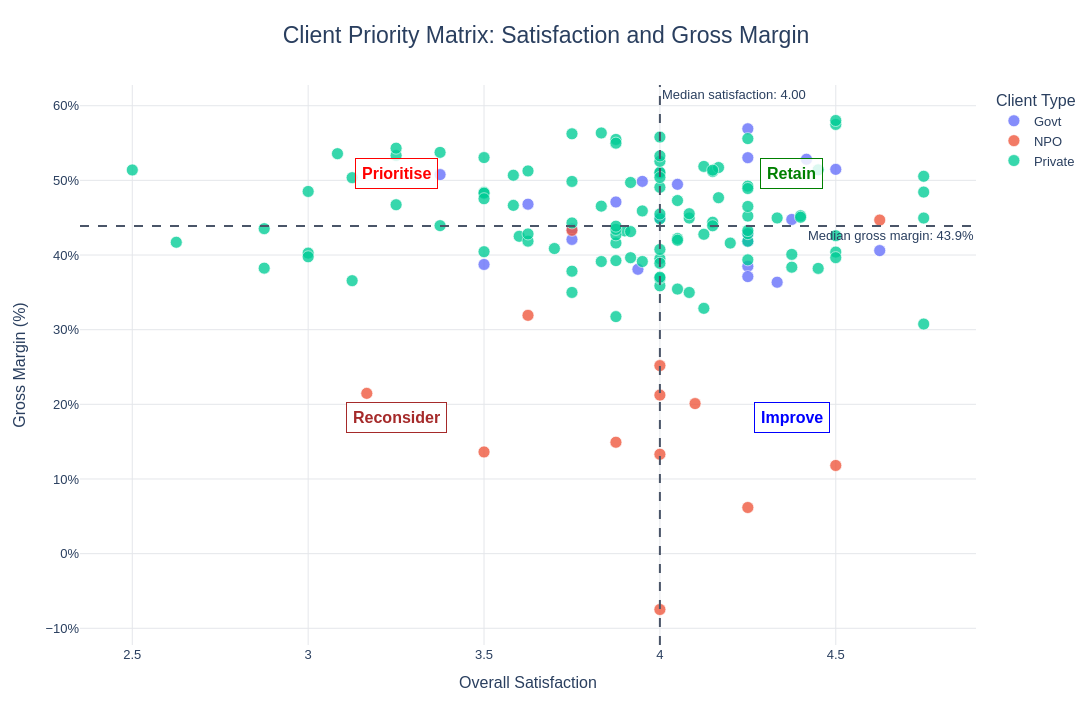

Notebook source saved alongside this figure:
### Markdown cell above
## Client Priority Matrix

Classify each client by profitability and satisfaction to identify where account-management effort should be directed.

The chart aggregates the available records to one point per client. Overall Satisfaction is the mean of the four service ratings, while Gross Margin is calculated as total Gross Profit divided by total Revenue. Median reference lines create four action-oriented quadrants:

- **Prioritise** — below-median satisfaction and above-median gross margin
- **Retain** — above-median satisfaction and above-median gross margin
- **Improve** — above-median satisfaction and below-median gross margin
- **Reconsider** — below-median satisfaction and below-median gross margin

### Code cell
from IPython.display import Markdown, display

# Aggregate repeated yearly records so that each marker represents one client.
client_summary = (
    plot_df.groupby("CLIENT ID", as_index=False)
    .agg(
        {
            "TYPE": "first",
            "Overall Satisfaction": "mean",
            "REVENUE": "sum",
            "Gross Profit": "sum",
            "NPS RATING": "mean",
        }
    )
    .rename(columns={"TYPE": "Client Type"})
)

# Recalculate margin from client-level totals so large and small annual records are weighted correctly.
client_summary["Gross Margin"] = client_summary["Gross Profit"] / client_summary["REVENUE"] * 100
client_summary["NPS Category"] = np.select([client_summary["NPS RATING"] >= 9,client_summary["NPS RATING"] >= 7,],["Promoter", "Passive"],default="Detractor")

median_satisfaction = client_summary["Overall Satisfaction"].median()
median_gross_margin = client_summary["Gross Margin"].median()

priority_conditions = [
    (client_summary["Overall Satisfaction"] < median_satisfaction)
    & (client_summary["Gross Margin"] >= median_gross_margin),
    (client_summary["Overall Satisfaction"] >= median_satisfaction)
    & (client_summary["Gross Margin"] >= median_gross_margin),
    (client_summary["Overall Satisfaction"] >= median_satisfaction)
    & (client_summary["Gross Margin"] < median_gross_margin),
]
client_summary["Priority Group"] = np.select(priority_conditions, ["Prioritise", "Retain", "Improve"], default="Reconsider")

priority_order = ["Prioritise", "Retain", "Improve", "Reconsider"]
priority_summary = (
client_summary.groupby("Priority Group", observed=True)
    .agg(
        Clients=("CLIENT ID", "nunique"),
        Revenue=("REVENUE", "sum"),
        Gross_Profit=("Gross Profit", "sum"),
        Average_Gross_Margin=("Gross Margin", "mean"),
    )
    .reindex(priority_order, fill_value=0)
)

hover_fields = [
    "CLIENT ID",
    "Client Type",
    "REVENUE",
    "Gross Profit",
    "Gross Margin",
    "Overall Satisfaction",
    "NPS Category",
    "Priority Group",
]

fig = px.scatter(
    client_summary,
    x="Overall Satisfaction",
    y="Gross Margin",
    color="Client Type",
    custom_data=hover_fields,
    template="plotly_white",
    title="Client Priority Matrix: Satisfaction and Gross Margin",
)

for trace in fig.data:
    trace.update(
        marker={"size": 12, "opacity": 0.78, "line": {"width": 0.7, "color": "white"}},
        hovertemplate=(
            "<b>Client ID:</b> %{customdata[0]}<br>"
            "<b>Client Type:</b> %{customdata[1]}<br>"
            "<b>Revenue:</b> $%{customdata[2]:,.0f}<br>"
            "<b>Gross Profit:</b> $%{customdata[3]:,.0f}<br>"
            "<b>Gross Margin:</b> %{customdata[4]:.1f}%<br>"
            "<b>Overall Satisfaction:</b> %{customdata[5]:.2f}<br>"
            "<b>NPS Category:</b> %{customdata[6]}<br>"
            "<b>Priority Group:</b> %{customdata[7]}<extra></extra>"
        ),
    )

fig.add_vline(
    x=median_satisfaction,
    line_dash="dash",
    line_color="#4A5568",
    annotation_text=f"Median satisfaction: {median_satisfaction:.2f}",
    annotation_position="top right",
)
fig.add_hline(
    y=median_gross_margin,
    line_dash="dash",
    line_color="#4A5568",
    annotation_text=f"Median gross margin: {median_gross_margin:.1f}%",
    annotation_position="bottom right",
)

x_min, x_max = client_summary["Overall Satisfaction"].min(), client_summary["Overall Satisfaction"].max()
y_min, y_max = client_summary["Gross Margin"].min(), client_summary["Gross Margin"].max()
quadrant_labels = [
    ("Prioritise", (x_min + median_satisfaction) / 2, (median_gross_margin + y_max) / 2, "red"),
    ("Retain", (median_satisfaction + x_max) / 2, (median_gross_margin + y_max) / 2, "green"),
    ("Reconsider", (x_min + median_satisfaction) / 2, (y_min + median_gross_margin) / 2, "brown"),
    ("Improve", (median_satisfaction + x_max) / 2, (y_min + median_gross_margin) / 2, "blue"),
]
for label, x_position, y_position, colour in quadrant_labels:
    fig.add_annotation(
        x=x_position,
        y=y_position,
        text=f"<b>{label}</b>",
        showarrow=False,
        font={"size": 16, "color": colour},
        bgcolor="rgba(255, 255, 255, 0.82)",
        bordercolor=colour,
        borderwidth=1,
        borderpad=6,
    )

fig.update_layout(
    title={"x": 0.5, "xanchor": "center", "font": {"size": 23}},
    xaxis_title="Overall Satisfaction",
    yaxis_title="Gross Margin (%)",
    legend_title="Client Type",
    hoverlabel={"bgcolor": "white", "font_size": 13, "font_family": "Arial"},
    font={"family": "Arial", "size": 13},
    width=1150,
    height=720,
    margin={"l": 80, "r": 40, "t": 85, "b": 75},
)
fig.update_xaxes(showgrid=True, gridcolor="#E5E7EB", zeroline=False)
fig.update_yaxes(showgrid=True, gridcolor="#E5E7EB", zeroline=False, ticksuffix="%")
fig.show()

quadrant_counts = ", ".join(
    f"{group}: {int(priority_summary.loc[group, 'Clients'])}"
    for group in priority_order
)
prioritise_clients = int(priority_summary.loc["Prioritise", "Clients"])
prioritise_revenue = priority_summary.loc["Prioritise", "Revenue"]
prioritise_gross_profit = priority_summary.loc["Prioritise", "Gross_Profit"]

# display(Markdown(
#     f'''## Observations
# - The matrix contains **{client_summary['Client ID'].nunique():,} clients**, with one aggregated point per client.
# - The median benchmarks are **{median_satisfaction:.2f} / 5** for Overall Satisfaction and **{median_gross_margin:.1f}%** for Gross Margin.
# - Client distribution by priority group: **{quadrant_counts}**.
# - The **Prioritise** quadrant contains **{prioritise_clients:,} clients**, representing **${prioritise_revenue:,.0f}** in revenue and **${prioritise_gross_profit:,.0f}** in gross profit.

# ## Business interpretation
# The four quadrants distinguish customer experience from financial contribution. **Retain** clients combine strong satisfaction and margin, while **Prioritise** clients are currently profitable but have below-median satisfaction. **Improve** clients are satisfied but have lower margins, suggesting a need to review cost-to-serve or account expansion opportunities. **Reconsider** clients have both lower satisfaction and lower margin, so interventions should be selective and commercially justified.

# ## Highest strategic attention
# **Prioritise** deserves the highest strategic attention because these clients generate above-median margins but show below-median satisfaction. Targeted account recovery can protect valuable gross profit before dissatisfaction escalates into churn or reduced spending.

# ## Research-question response
# The matrix answers the research question by identifying which individual clients require different strategic actions based on the combined evidence of satisfaction and profitability. It enables account teams to focus retention resources on valuable at-risk clients rather than applying the same treatment to every client.
# '''
# ))

### Figure 1 — Plotly figure (JSON) as saved in the notebook; plotly's stock layout.template omitted (floating-point values rounded to 4 significant figures; data arrays with more than 128 entries replaced by an {"elided": "..."} marker saying what was removed)
{"data": [{"customdata": {"elided": "21x8 mixed values"}, "hovertemplate": "<b>Client ID:</b> %{customdata[0]}<br><b>Client Type:</b> %{customdata[1]}<br><b>Revenue:</b> $%{customdata[2]:,.0f}<br><b>Gross Profit:</b> $%{customdata[3]:,.0f}<br><b>Gross Margin:</b> %{customdata[4]:.1f}%<br><b>Overall Satisfaction:</b> %{customdata[5]:.2f}<br><b>NPS Category:</b> %{customdata[6]}<br><b>Priority Group:</b> %{customdata[7]}<extra></extra>", "legendgroup": "Govt", "marker": {"color": "#636efa", "line": {"color": "white", "width": 0.7}, "opacity": 0.78, "size": 12, "symbol": "circle"}, "mode": "markers", "name": "Govt", "orientation": "v", "showlegend": true, "type": "scatter", "x": [4.25, 3.95, 4.05, 3.938, 4.417, 3.5, 4.25, 4.333, 4.625, 4.25, 4.375, 4.25, 3.875, 3.375, 3.625, 4.5, 4.25, 4.25, 4.0, 3.75, 3.75], "xaxis": "x", "y": [41.84, 49.87, 49.47, 38.09, 52.83, 38.74, 38.49, 36.35, 40.6, 37.11, 44.76, 42.82, 47.11, 50.77, 46.81, 51.47, 53.04, 56.92, 44.98, 43.48, 42.09], "yaxis": "y"}, {"customdata": [["N1-001", "NPO", 268460, 53959, 20.1, 4.1, "Passive", "Improve"], ["N1-002", "NPO", 169671, 10488, 6.181, 4.25, "Passive", "Improve"], ["N1-003", "NPO", 107311, 14284, 13.31, 4, "Passive", "Improve"], ["N1-004", "NPO", 124008, 26623, 21.47, 3.167, "Detractor", "Reconsider"], ["N1-005", "NPO", 87839, 10375, 11.81, 4.5, "Promoter", "Improve"], ["N1-006", "NPO", 96408, 20476, 21.24, 4, "Passive", "Improve"], ["N1-007", "NPO", 92858, -6947, -7.481, 4, "Passive", "Improve"], ["N1-008", "NPO", 77331, 34553, 44.68, 4.625, "Passive", "Retain"], ["N1-009", "NPO", 108602, 34664, 31.92, 3.625, "Passive", "Reconsider"], ["N1-010", "NPO", 135807, 20263, 14.92, 3.875, "Passive", "Reconsider"], ["N1-011", "NPO", 58277, 25241, 43.31, 3.75, "Passive", "Reconsider"], ["N1-012", "NPO", 44356, 11172, 25.19, 4, "Promoter", "Improve"], ["N1-013", "NPO", 72227, 9839, 13.62, 3.5, "Promoter", "Reconsider"]], "hovertemplate": "<b>Client ID:</b> %{customdata[0]}<br><b>Client Type:</b> %{customdata[1]}<br><b>Revenue:</b> $%{customdata[2]:,.0f}<br><b>Gross Profit:</b> $%{customdata[3]:,.0f}<br><b>Gross Margin:</b> %{customdata[4]:.1f}%<br><b>Overall Satisfaction:</b> %{customdata[5]:.2f}<br><b>NPS Category:</b> %{customdata[6]}<br><b>Priority Group:</b> %{customdata[7]}<extra></extra>", "legendgroup": "NPO", "marker": {"color": "#EF553B", "line": {"color": "white", "width": 0.7}, "opacity": 0.78, "size": 12, "symbol": "circle"}, "mode": "markers", "name": "NPO", "orientation": "v", "showlegend": true, "type": "scatter", "x": [4.1, 4.25, 4.0, 3.167, 4.5, 4.0, 4.0, 4.625, 3.625, 3.875, 3.75, 4.0, 3.5], "xaxis": "x", "y": [20.1, 6.181, 13.31, 21.47, 11.81, 21.24, -7.481, 44.68, 31.92, 14.92, 43.31, 25.19, 13.62], "yaxis": "y"}, {"customdata": {"elided": "106x8 mixed values"}, "hovertemplate": "<b>Client ID:</b> %{customdata[0]}<br><b>Client Type:</b> %{customdata[1]}<br><b>Revenue:</b> $%{customdata[2]:,.0f}<br><b>Gross Profit:</b> $%{customdata[3]:,.0f}<br><b>Gross Margin:</b> %{customdata[4]:.1f}%<br><b>Overall Satisfaction:</b> %{customdata[5]:.2f}<br><b>NPS Category:</b> %{customdata[6]}<br><b>Priority Group:</b> %{customdata[7]}<extra></extra>", "legendgroup": "Private", "marker": {"color": "#00cc96", "line": {"color": "white", "width": 0.7}, "opacity": 0.78, "size": 12, "symbol": "circle"}, "mode": "markers", "name": "Private", "orientation": "v", "showlegend": true, "type": "scatter", "x": [4.05, 4.15, 4.4, 4.05, 4.15, 3.7, 3.9, 4.05, 4.45, 3.6, 3.083, 2.875, 3.875, 3.875, 3.5, 3.833, 4.083, 3.917, 4.0, 4.167, 3.917, 4.333, 3.833, 4.083, 4.167, 4.0, 3.833, 4.0, 3.917, 3.5, 3.75, 4.5, 4.125, 3.625, 4.0, 4.375, 3.25, 4.25, 3.625, 4.25, 2.625, 4.125, 3.125, 3.875, 4.0, 3.0, 3.5, 4.25, 3.5, 4.75, 4.5, 3.75, 3.95, 3.75, 3.875, 3.583, 4.25, 4.083, 4.0, 4.5, 4.25, 3.375, 3.25, 3.875, 4.0, 3.5, 3.875, 2.5, 3.125, 4.375, 4.0, 4.25, 4.0, 4.75, 3.75, 4.75, 4.15, 4.0, 3.375, 3.0, 4.45, 4.4, 4.2, 4.15, 3.95, 4.05, 4.25, 3.875, 3.25, 4.5, 4.0, 3.75, 4.25, 4.0, 4.0, 3.583, 3.875, 4.125, 2.875, 4.5, 3.625, 4.25, 4.75, 4.0, 3.0, 4.0], "xaxis": "x", "y": [42.21, 44.39, 45.26, 47.3, 51.18, 40.87, 43.23, 35.44, 38.21, 42.51, 53.58, 38.24, 41.61, 39.25, 48.39, 56.35, 44.95, 49.72, 44.85, 51.72, 39.64, 44.97, 46.55, 34.98, 47.68, 39.51, 39.13, 35.87, 43.14, 53.05, 44.3, 57.5, 32.86, 41.86, 50.96, 38.37, 46.74, 41.85, 42.82, 49.23, 41.71, 51.87, 50.36, 42.7, 38.9, 40.26, 48.29, 55.59, 40.45, 44.95, 58.02, 37.83, 39.13, 49.86, 43.43, 50.69, 42.87, 45.54, 40.75, 40.39, 48.91, 53.75, 53.33, 31.75, 36.89, 47.54, 55.48, 51.39, 36.57, 40.09, 51.09, 45.21, 37.04, 50.55, 34.99, 48.43, 51.37, 49.07, 43.94, 48.52, 51.41, 45.06, 41.6, 43.92, 45.91, 41.98, 43.27, 54.99, 54.32, 42.59, 45.49, 56.24, 46.51, 52.55, 53.28, 46.65, 43.86, 42.77, 43.53, 39.65, 51.27, 39.35, 30.75, 50.39, 39.76, 55.8], "yaxis": "y"}], "layout": {"annotations": [{"showarrow": false, "text": "Median satisfaction: 4.00", "x": 4, "xanchor": "left", "xref": "x", "y": 1, "yanchor": "top", "yref": "y domain"}, {"showarrow": false, "text": "Median gross margin: 43.9%", "x": 1, "xanchor": "right", "xref": "x domain", "y": 43.89, "yanchor": "top", "yref": "y"}, {"bgcolor": "rgba(255, 255, 255, 0.82)", "bordercolor": "red", "borderpad": 6, "borderwidth": 1, "font": {"color": "red", "size": 16}, "showarrow": false, "text": "<b>Prioritise</b>", "x": 3.25, "y": 50.96}, {"bgcolor": "rgba(255, 255, 255, 0.82)", "bordercolor": "green", "borderpad": 6, "borderwidth": 1, "font": {"color": "green", "size": 16}, "showarrow": false, "text": "<b>Retain</b>", "x": 4.375, "y": 50.96}, {"bgcolor": "rgba(255, 255, 255, 0.82)", "bordercolor": "brown", "borderpad": 6, "borderwidth": 1, "font": {"color": "brown", "size": 16}, "showarrow": false, "text": "<b>Reconsider</b>", "x": 3.25, "y": 18.2}, {"bgcolor": "rgba(255, 255, 255, 0.82)", "bordercolor": "blue", "borderpad": 6, "borderwidth": 1, "font": {"color": "blue", "size": 16}, "showarrow": false, "text": "<b>Improve</b>", "x": 4.375, "y": 18.2}], "font": {"family": "Arial", "size": 13}, "height": 720, "hoverlabel": {"bgcolor": "white", "font": {"family": "Arial", "size": 13}}, "legend": {"title": {"text": "Client Type"}, "tracegroupgap": 0}, "margin": {"b": 75, "l": 80, "r": 40, "t": 85}, "shapes": [{"line": {"color": "#4A5568", "dash": "dash"}, "type": "line", "x0": 4, "x1": 4, "xref": "x", "y0": 0, "y1": 1, "yref": "y domain"}, {"line": {"color": "#4A5568", "dash": "dash"}, "type": "line", "x0": 0, "x1": 1, "xref": "x domain", "y0": 43.89, "y1": 43.89, "yref": "y"}], "title": {"font": {"size": 23}, "text": "Client Priority Matrix: Satisfaction and Gross Margin", "x": 0.5, "xanchor": "center"}, "width": 1150, "xaxis": {"anchor": "y", "domain": [0, 1], "gridcolor": "#E5E7EB", "showgrid": true, "title": {"text": "Overall Satisfaction"}, "zeroline": false}, "yaxis": {"anchor": "x", "domain": [0, 1], "gridcolor": "#E5E7EB", "showgrid": true, "ticksuffix": "%", "title": {"text": "Gross Margin (%)"}, "zeroline": false}}}
